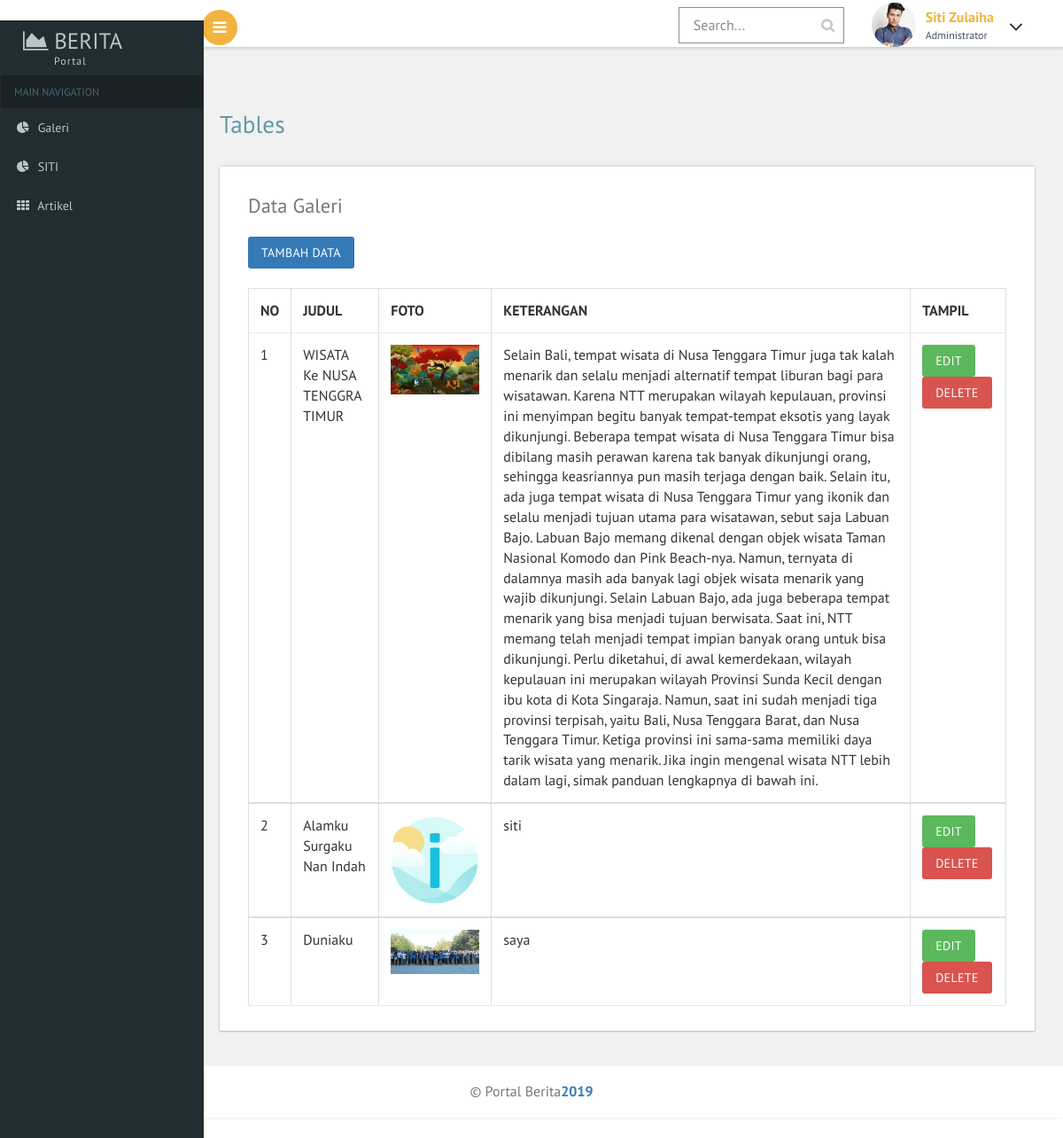
The page /User/index.php on the database its author committed.
### tables this page shows
CREATE TABLE `tb_galeri` (
  `id_galeri` int(50) NOT NULL,
  `judul_foto` varchar(30) NOT NULL,
  `foto` varchar(30) NOT NULL,
  `ket_foto` text NOT NULL
);

### User/index.php (the view)
<?php include "header.php" ?>;
<?php include "sidebar.php" ?>;
	<?php include "admin.php" ?>;
		<div id="page-wrapper">
			<div class="main-page">
				<div class="tables">
					<h2 class="title1">Tables</h2>
					<div class="bs-example widget-shadow" data-example-id="bordered-table">
						<h4>Data Galeri</h4>
						<p><a href="input_galeri.php" class="btn btn-primary">Tambah Data</a></p><br>
						<table class="table table-bordered">
							<thead>
								<tr>
									<th>NO</th>
									<th>JUDUL</th>
									<th>FOTO</th>
									<th>KETERANGAN</th>
									<th>TAMPIL</th>
								</tr>
							</thead>
							<tbody>
								<?php
								include "koneksi.php";
								$no = 1;
								$sql = mysqli_query($con,"SELECT * FROM tb_galeri");
								while ($row = mysqli_fetch_array($sql)){
									?>
									<tr>
								<td><?php echo $no++; ?></td>
								<td><?php echo $row ['judul_foto'];?></td>
								<td><img src="images/<?php echo $row['foto'];?>" style="width: 100px"></td>
								<td><?php echo $row ['ket_foto'];?></td>
								<td>
									<a href="edit_galeri.php?url=<?php echo $row['id_galeri'];?>" class="btn btn-success">EDIT</a>
									<a href="proses_galeri.php?url=<?php echo $row['id_galeri'];?>" class="btn btn-danger" onclik ="return confirm('Apakah Anda Ingin Menghapus Data Ini?')">DELETE</a>
								</td>
									</tr>
								</tbody>
								<?php }?>
							</table>
						</div>
					</div>
				</div>
			</div>
		</div>
	<?php include "footer.php" ?>;

### User/header.php (shortened to what this page needs)
<!DOCTYPE HTML>
<html>
<head>
	<link href="css/bootstrap.css" rel='stylesheet' type='text/css' />
	<link href="css/style.css" rel='stylesheet' type='text/css' />
	<link href="css/font-awesome.css" rel="stylesheet">
	<link href='css/SidebarNav.min.css' media='all' rel='stylesheet' type='text/css'/>
	<link href="css/custom.css" rel="stylesheet">
</head>

### User/sidebar.php (shortened to what this page needs)
<body class="cbp-spmenu-push">
	<div class="main-content">
		<div class="cbp-spmenu cbp-spmenu-vertical cbp-spmenu-left" id="cbp-spmenu-s1">
			<aside class="sidebar-left">
				<nav class="navbar navbar-inverse">
					<div class="navbar-header">
						<h1><a class="navbar-brand" href="index.php"><span class="fa fa-area-chart"></span> Berita<span class="dashboard_text">Portal</span></a></h1>
					</div>
					<div class="collapse navbar-collapse" id="bs-example-navbar-collapse-1">
						<ul class="sidebar-menu">
							<li class="header">MAIN NAVIGATION</li>
							<li class="treeview">
								<a href="index.php">
									<i class="fa fa-pie-chart"></i>
									<span>Galeri</span>
								</a>
							</li>
							<li class="treeview">
								<a href="index.php">
									<i class="fa fa-pie-chart"></i>
									<span>SITI</span>
								</a>
							</li>
							<li>
								<a href="artikel.php">
									<i class="fa fa-th"></i>
									<span>Artikel</span>
								</a>
							</li>
						</ul>
					</div>
				</nav>
			</aside>
		</div>

### User/admin.php (shortened to what this page needs)
<div class="sticky-header header-section ">
			<div class="header-left">
				<button id="showLeftPush"><i class="fa fa-bars"></i></button>
				<div class="clearfix"> </div>
			</div>
			<div class="header-right">
				<div class="search-box">
					<form class="input">
						<input class="sb-search-input input__field--madoka" placeholder="Search..." type="search" id="input-31" />
						<label class="input__label" for="input-31">
							<svg class="graphic" width="100%" height="100%" viewBox="0 0 404 77" preserveAspectRatio="none">
								<path d="m0,0l404,0l0,77l-404,0l0,-77z"/>
							</svg>
						</label>
					</form>
				</div>
				<div class="profile_details">
					<ul>
						<li class="dropdown profile_details_drop">
							<a href="#" class="dropdown-toggle" data-toggle="dropdown" aria-expanded="false">
								<div class="profile_img">
									<span class="prfil-img"><img src="images/2.jpg" alt=""> </span>
									<div class="user-name">
										<p>Siti Zulaiha</p>
										<span>Administrator</span>
									</div>
									<i class="fa fa-angle-down lnr"></i>
									<div class="clearfix"></div>
								</div>
							</a>
						</li>
					</ul>
				</div>
				<div class="clearfix"> </div>
			</div>
			<div class="clearfix"> </div>
		</div>

### User/footer.php (shortened to what this page needs)
	<div class="footer">
			<p>&copy; Portal Berita<a href="https://lawba.com/" target="_blank">2019</a></p>
		</div>
</body>
</html>

### User/css/custom.css (style rules this page uses)
#page-wrapper { padding:5em 2em 2.5em; background-color: #F1F1F1; }

### rows shown on the page
tb_galeri: judul_foto "WISATA Ke NUSA TENGGRA TIMUR", foto (picture), ket_foto "Selain Bali, tempat wisata di Nusa Tenggara Timur juga tak kalah menarik dan selalu menjadi alternatif tempat liburan bagi para wisatawan. Karena NTT merupakan wilayah kepulauan, provinsi ini menyimpan begitu banyak tempat-tempat eksotis yang layak dikunjungi. Beberapa tempat wisata di Nusa Tenggara Timur bisa dibilang masih perawan karena tak banyak dikunjungi orang, sehingga keasriannya pun masih terjaga dengan baik. Selain itu, ada juga tempat wisata di Nusa Tenggara Timur yang ikonik dan selalu menjadi tujuan utama para wisatawan, sebut saja Labuan Bajo. Labuan Bajo memang dikenal dengan objek wisata Taman Nasional Komodo dan Pink Beach-nya. Namun, ternyata di dalamnya masih ada banyak…"
tb_galeri: judul_foto "Alamku Surgaku Nan Indah", foto (picture), ket_foto "siti"
tb_galeri: judul_foto "Duniaku", foto (picture), ket_foto "saya"
